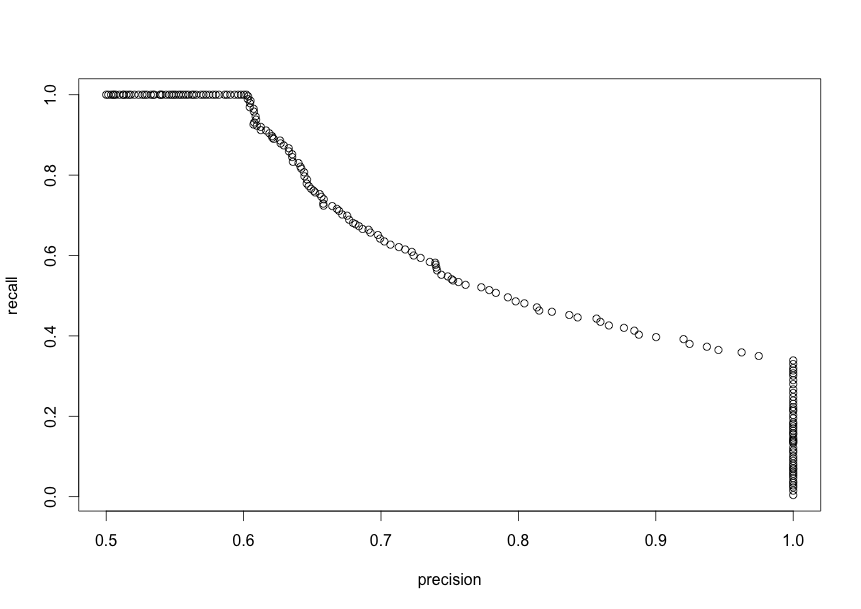

Write the R code that produced this figure.
    #26568
    
    Ndata <- 1000
    
    c1 <- runif(Ndata,1.5,3)
    c2 <- runif(Ndata,1,2.5)
    
    data <- c(c1, c2)
    
    thresholds <- seq(1,2.99,0.01)
    
    precision <- thresholds*0
    recall <- thresholds*0
    
    for (k in 1:length(thresholds))
    {
      threshold <- thresholds[k]
      cl <- data*0
      tp <- 0
      tn <- 0
      fp <- 0
      fn <- 0
      
      for (i in 1:length(data))
      {
        if ( (data[i] > threshold) && (i <= Ndata))
        {
          tp <- tp + 1  
        }
        if ( (data[i] > threshold) && (i > Ndata))
        {
          fp <- fp + 1  
        }
        if ( (data[i] <= threshold) && (i <= Ndata))
        {
          fn <- fn + 1  
        }
        if ( (data[i] <= threshold) && (i > Ndata))
        {
          tn <- tn + 1  
        }
      }
      
      precision[k] <- tp / (tp + fp)
      recall[k] <- tp / (tp  + fn)
    }
    
    plot(precision,recall)
